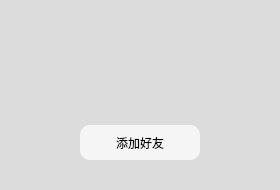
<?xml version="1.0" encoding="UTF-8"?>
<ui version="4.0">
 <class>FindResultDialog</class>
 <widget class="QDialog" name="FindResultDialog">
  <property name="geometry">
   <rect>
    <x>0</x>
    <y>0</y>
    <width>280</width>
    <height>190</height>
   </rect>
  </property>
  <property name="minimumSize">
   <size>
    <width>280</width>
    <height>190</height>
   </size>
  </property>
  <property name="maximumSize">
   <size>
    <width>280</width>
    <height>190</height>
   </size>
  </property>
  <property name="windowTitle">
   <string>Dialog</string>
  </property>
  <property name="styleSheet">
   <string notr="true">#FindResultDialog{
	background-color: #DCDCDC;
	border-radius: 5px;
}</string>
  </property>
  <layout class="QVBoxLayout" name="verticalLayout">
   <property name="spacing">
    <number>0</number>
   </property>
   <property name="leftMargin">
    <number>0</number>
   </property>
   <property name="topMargin">
    <number>0</number>
   </property>
   <property name="rightMargin">
    <number>0</number>
   </property>
   <property name="bottomMargin">
    <number>0</number>
   </property>
   <item>
    <widget class="QWidget" name="ContentWid" native="true">
     <layout class="QVBoxLayout" name="verticalLayout_3">
      <property name="spacing">
       <number>0</number>
      </property>
      <property name="leftMargin">
       <number>0</number>
      </property>
      <property name="topMargin">
       <number>0</number>
      </property>
      <property name="rightMargin">
       <number>0</number>
      </property>
      <property name="bottomMargin">
       <number>0</number>
      </property>
      <item>
       <widget class="QWidget" name="widget" native="true">
        <layout class="QHBoxLayout" name="horizontalLayout">
         <item>
          <widget class="QLabel" name="head_lb">
           <property name="minimumSize">
            <size>
             <width>50</width>
             <height>50</height>
            </size>
           </property>
           <property name="maximumSize">
            <size>
             <width>50</width>
             <height>50</height>
            </size>
           </property>
           <property name="text">
            <string/>
           </property>
          </widget>
         </item>
         <item>
          <widget class="QLabel" name="nick_lb">
           <property name="text">
            <string/>
           </property>
          </widget>
         </item>
         <item>
          <spacer name="horizontalSpacer">
           <property name="orientation">
            <enum>Qt::Horizontal</enum>
           </property>
           <property name="sizeHint" stdset="0">
            <size>
             <width>40</width>
             <height>20</height>
            </size>
           </property>
          </spacer>
         </item>
        </layout>
       </widget>
      </item>
      <item>
       <widget class="QWidget" name="widget_2" native="true">
        <layout class="QHBoxLayout" name="horizontalLayout_2">
         <item>
          <widget class="ClickButton" name="add_user_btn">
           <property name="minimumSize">
            <size>
             <width>120</width>
             <height>35</height>
            </size>
           </property>
           <property name="maximumSize">
            <size>
             <width>120</width>
             <height>35</height>
            </size>
           </property>
           <property name="styleSheet">
            <string notr="true">#add_user_btn{
	background-color: 	#F5F5F5;
	border-radius: 10px;
	color: black;
}</string>
           </property>
           <property name="text">
            <string>添加好友</string>
           </property>
          </widget>
         </item>
        </layout>
       </widget>
      </item>
     </layout>
    </widget>
   </item>
  </layout>
 </widget>
 <customwidgets>
  <customwidget>
   <class>ClickButton</class>
   <extends>QPushButton</extends>
   <header>clickbutton.h</header>
  </customwidget>
 </customwidgets>
 <resources/>
 <connections/>
</ui>
